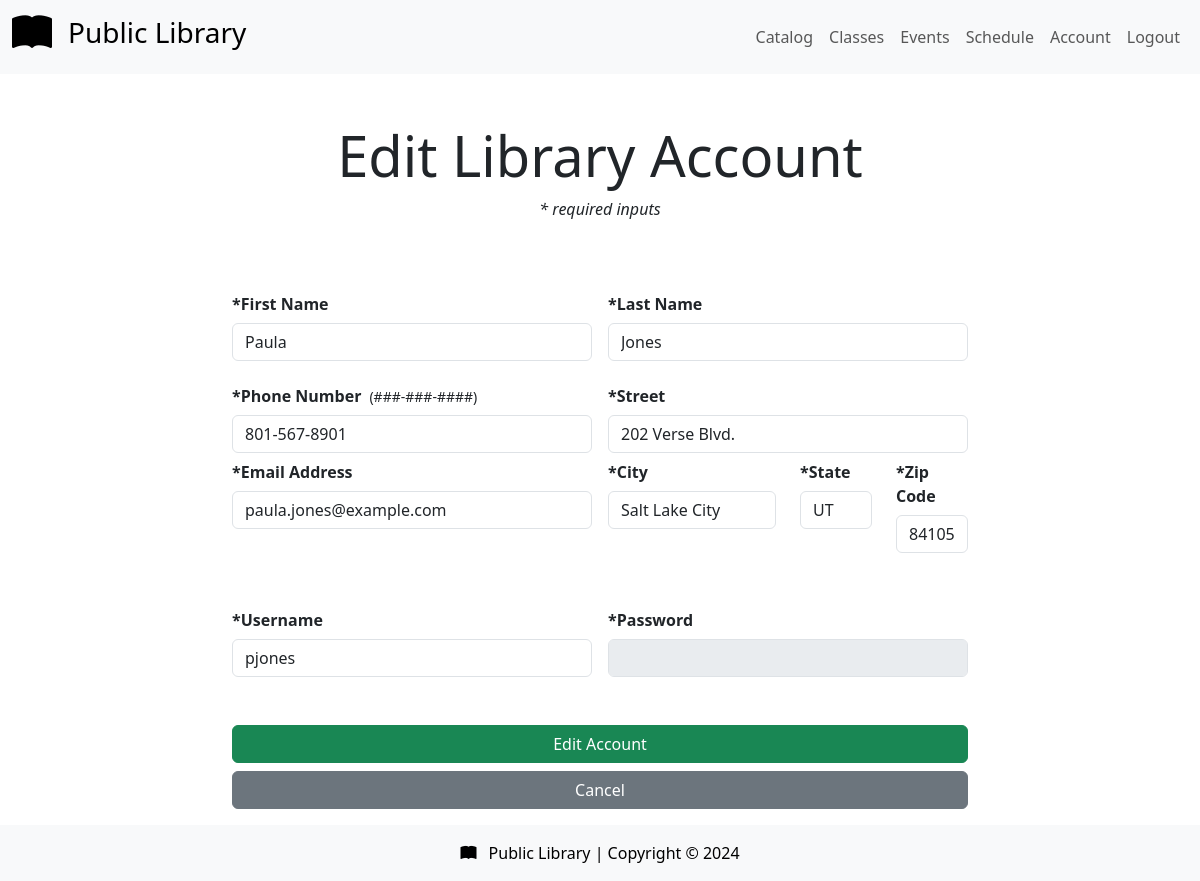
Screenshot of /views/pages/edit-account.php?accountId=5 (signed in) with the database file from the repository.
### tables this page shows
CREATE TABLE LIB_ACCOUNT (
    AccountID INT AUTO_INCREMENT PRIMARY KEY,
    FirstName VARCHAR(50) NOT NULL,
    LastName VARCHAR(50) NOT NULL,
    Phone VARCHAR(15) NOT NULL,
    Email VARCHAR(255) UNIQUE NOT NULL,
    Street VARCHAR(255) NOT NULL,
    City VARCHAR(100) NOT NULL,
    State CHAR(5) NOT NULL,
    Zip CHAR(5) NOT NULL,
    StartDate DATE NOT NULL,
    Username VARCHAR(50) UNIQUE NOT NULL,
    Password VARCHAR(255) NOT NULL,
    AccountTypeID TINYINT,
    FOREIGN KEY (AccountTypeID) REFERENCES LIB_ACCOUNT_TYPE(AccountTypeID) ON DELETE SET NULL
);

### views/partials/account-form.php (the view, shortened to what this page needs)
<?php
function renderAccountForm($controller, $accountType = false, $valuesArray = null) {
    $firstName = $valuesArray['FirstName'] ?? '';
    $lastName = $valuesArray['LastName'] ?? '';
    $phone = $valuesArray['Phone'] ?? '';
    $email = $valuesArray['Email'] ?? '';
    $street = $valuesArray['Street'] ?? '';
    $city = $valuesArray['City'] ?? '';
    $state = $valuesArray['State'] ?? '';
    $zip = $valuesArray['Zip'] ?? '';
    $username = $valuesArray['Username'] ?? '';
    $lang = is_null($valuesArray) ? 'Create' : 'Edit';
    echo <<<_END
    <form class="row justify-content-between g-3 mt-5" method='POST' action='$controller'>
        <div class="col-md-6">
            <label for="#first-name-in" class="col-form-label fw-bold">*First Name</label>
            <input id="first-name-in" class="form-control" type="text" name="firstName" aria-label="First name input" value="$firstName" required>
        </div>
        <div class="col-md-6">
            <label for="#last-name-in" class="col-form-label fw-bold">*Last Name</label>
            <input id="last-name-in" class="form-control" type="text" name="lastName" aria-label="Last name input" value="$lastName" required>
        </div>
        <div class="col-md-6">
            <div>
                <label for="#phone-in" class="col-form-label fw-bold">*Phone Number<span class="fw-normal small ms-2">(###-###-####)</span></label>
                <input id="phone-in" class="form-control" type="tel" pattern="[0-9]{3}-[0-9]{3}-[0-9]{4}" name="phone" aria-label="Phone number input" value="$phone" required>
            </div>
            <div>
                <label for="#email-in" class="col-form-label fw-bold">*Email Address</label>
                <input id="email-in" class="form-control" type="email" name="email" aria-label="Email address input" value="$email" required>
            </div>
        </div>
        <div class="col-md-6">
            <div>
                <label for="#street-in" class="col-form-label fw-bold">*Street</label>
                <input id="street-in" class="form-control" type="text" name="street" aria-label="Street input" value="$street" required>
            </div>
            <div class="row">
                <div class="col-sm-6">
                    <label for="#city-in" class="col-form-label fw-bold">*City</label>
                    <input id="city-in" class="form-control" type="text" name="city" aria-label="City input" value="$city" required>
                </div>
                <div class="col-sm-3">
                    <label for="#state-in" class="col-form-label fw-bold">*State</label>
                    <input id="state-in" class="form-control" type="text" name="state" aria-label="State input" value="$state" required>
                </div>
                <div class="col-sm-3">
                    <label for="#zip-in" class="col-form-label fw-bold">*Zip Code</label>
                    <input id="zip-in" class="form-control" type="text" name="zip" aria-label="Zip code input" value="$zip" required>
                </div>
            </div>
        </div>
        <div class="col-md-6 mt-md-5">
            <div>
                <label for="#username-in" class="col-form-label fw-bold">*Username</label>
                <input id="username-in" class="form-control" type="text" name="username" aria-label="Username input" value="$username" required>
            </div>
        </div>
        <div class="col-md-6 mt-md-5">
            <label for="#password-in" class="col-form-label fw-bold">*Password</label>
            <input id="password-in" class="form-control" type="password" name="password" aria-label="Password input" disabled>
        </div>
    _END;
        echo <<<_END
        <div class="mt-5 d-grid gap-2">
            <button type="submit" class="btn btn-success">$lang Account</button>
            <a href="home.php" class="btn btn-secondary">Cancel</a>
        </div>
        </form>
    _END;
}

### rows the page displays
lib_account: firstName "Paula", lastName "Jones", phone "801-567-8901", email "paula.jones@example.com", street "202 Verse Blvd.", city "Salt Lake City", state "UT", zip "84105", username "pjones"

### other values shown
$authLang "Logout"
$lang "Edit"
